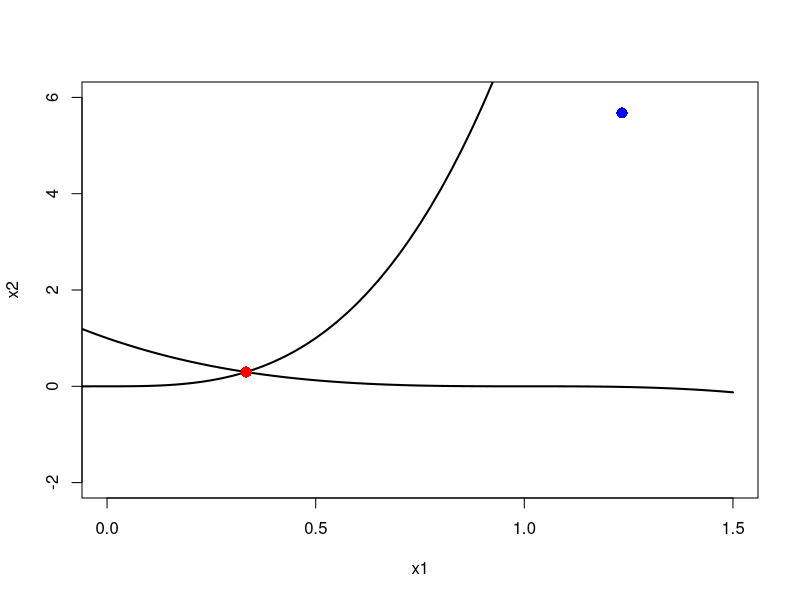

Recreate this plot in R.
## ---- chunk 1
library(nloptr)

eval_f <- function(x) {
  100 * (x[2] - x[1] * x[1])^2 + (1 - x[1])^2
}

eval_grad_f <- function(x) {
  c(-400 * x[1] * (x[2] - x[1] * x[1]) - 2 * (1 - x[1]), 200 * (x[2] - x[1] * x[1]))
}

x0 <- c(-1.2, 1)

opts <- list("algorithm" = "NLOPT_LD_LBFGS", "xtol_rel" = 1.0e-8)

res <- nloptr(x0 = x0,
              eval_f = eval_f,
              eval_grad_f = eval_grad_f,
              opts = opts)
res
## ---- chunk 2
eval_f_list <- function(x) {
  f1 <- x[2] - x[1] * x[1]
  f2 <- 1 - x[1]
  list(
    "objective" = 100 * f1^2 + f2^2,
    "gradient" = c(-400 * x[1] * f1 - 2 * f2, 200 * f1))
}

res <- nloptr(x0 = x0,
              eval_f = eval_f_list,
              opts = opts)
res
## ---- chunk 3
eval_f0 <- function(x, a, b) {
  sqrt(x[2])
}

eval_grad_f0 <- function(x, a, b) {
  c(0, 0.5 / sqrt(x[2]))
}

eval_g0 <- function(x, a, b) {
  (a * x[1] + b)^3 - x[2]
}

eval_jac_g0 <- function(x, a, b) {
  rbind(c(3 * a[1] * (a[1] * x[1] + b[1])^2, -1.0),
        c(3 * a[2] * (a[2] * x[1] + b[2])^2, -1.0))
}
a <- c(2, -1)
b <- c(0, 1)

opts = list(
  "algorithm" = "NLOPT_LD_MMA",
  "xtol_rel" = 1.0e-8,
  "print_level" = 2,
  "check_derivatives" = TRUE,
  "check_derivatives_print" = "errors"
)

res0 <- nloptr(x0 = c(1.234, 5.678),
               eval_f = eval_f0,
               eval_grad_f = eval_grad_f0,
               lb = c(-Inf, 0), ub = c(Inf, Inf),
               eval_g_ineq = eval_g0,
               eval_jac_g_ineq = eval_jac_g0,
               opts = opts, a = a, b = b)
## ---- chunk 4
x1 <- seq(-1, 1.5, length.out = 101)
plot(x1, (a[1] * x1 + b[1])^3, type = "l", lwd = 2,
     xlim = c(0, 1.5), ylim = c(-2, 6),
     xlab = "x1", ylab = "x2")
lines(x1, (a[2] * x1 + b[2])^3, lwd = 2)
points(res0$x0[1], res0$x0[2], cex = 1.5, pch = 16, col = "blue")
points(res0$solution[1], res0$solution[2], cex = 1.5, pch = 16, col = "red")
